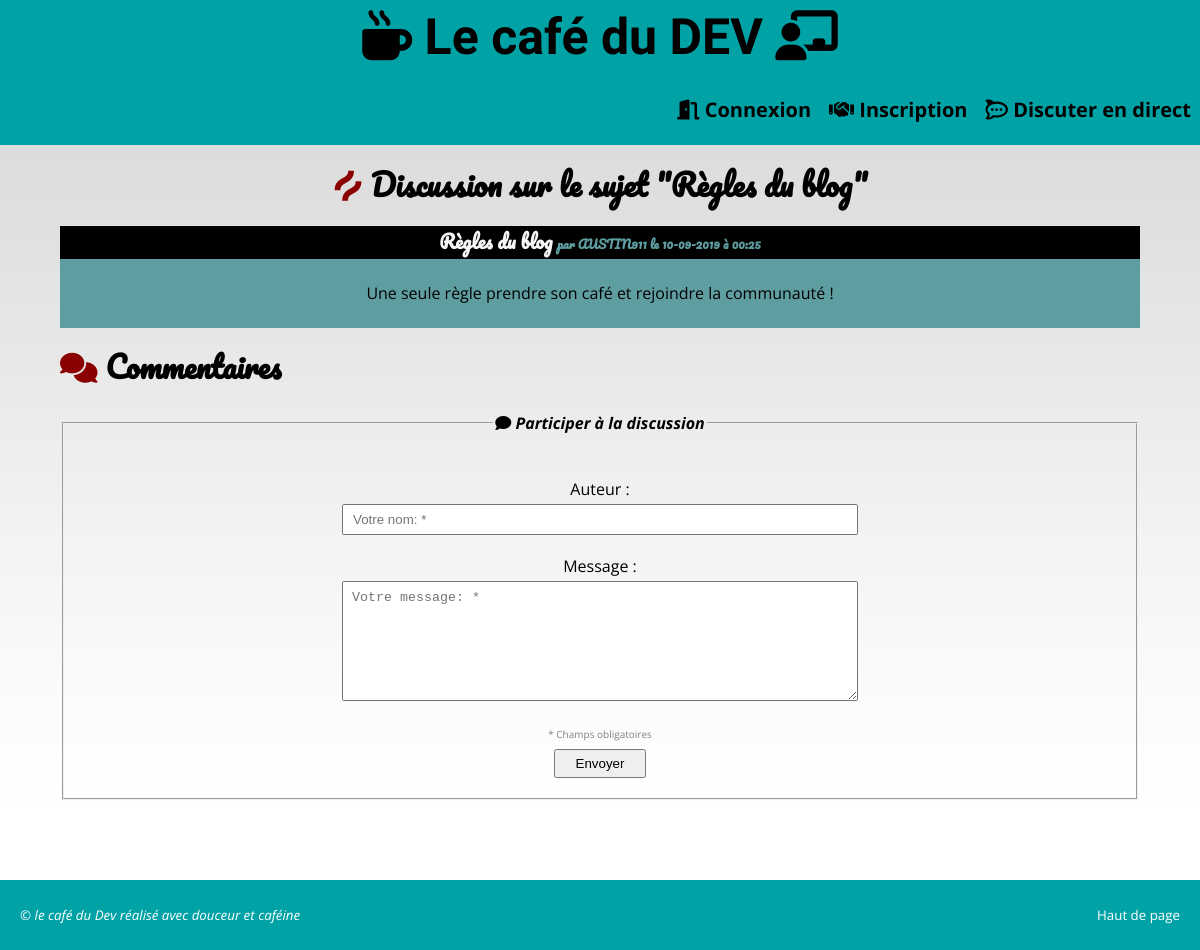
Screenshot of /index.php?action=comments&id=29 with the database file from the repository.
### tables this page shows
CREATE TABLE `posts` (
  `id` int(11) NOT NULL,
  `user_id` int(11) NOT NULL,
  `title` varchar(255) NOT NULL,
  `post` text NOT NULL,
  `creation_date` datetime NOT NULL
);

CREATE TABLE `users` (
  `id` int(11) NOT NULL,
  `firstname` varchar(200) NOT NULL,
  `lastname` varchar(200) NOT NULL,
  `email` varchar(200) NOT NULL,
  `role` varchar(5) NOT NULL,
  `pseudo` varchar(200) NOT NULL,
  `password` varchar(100) NOT NULL,
  `subscription_date` datetime NOT NULL
);

### application/controllers/CommentController.php (called while the page is built, shortened)
<?php
class CommentController {
    public function renderCommentView(int $post_id) {
        $postModel = new PostModel();
        $post = $postModel->getOnepost($post_id);
        require 'public/views/front/commentView.phtml';
    }
}

### application/classes/config/Directory.php (called while the page is built, shortened)
<?php
class Directory {
    public static function requireFileWithoutNamespace(string $class) :void {
        if (substr($class, -10) === 'Controller') {
            $class = str_replace(SELF::CONTROLLER_NAMESPACE, "", $class);
            require_once SELF::CONTROLLER_DIRECTORY . $class . '.php';
        }
        else if (substr($class, -5) === 'Model') {
            $class = str_replace(SELF::MODEL_NAMESPACE, "", $class);
        }
        else if (substr($class, -9) === 'Exception')
        {
            $class = str_replace(SELF::EXCEPTION_NAMESPACE, "", $class);
            require_once SELF::EXCEPTION_DIRECTORY . $class . '.php';
        }
        else if (substr($class, -6) === 'Entity')
        {
            $class = str_replace(SELF::ENTITY_NAMESPACE, "", $class);
        }
        else {
            $class = str_replace(SELF::CONFIG_NAMESPACE, "", $class);
        }
    }
}

### application/models/PostModel.php (called while the page is built, shortened)
<?php
class PostModel extends Database {
    public function getOnePost(int $postId) :array {
        $sql = "SELECT post.id, post.user_id, post.title, post.post, post.creation_date, user.pseudo FROM posts post, users user WHERE post.id = :id AND user.id = post.user_id" ;
        $arrayParams = [
            "id" => $postId
        ];
        return $this->queryAllFetchClass($sql, SELF::ENTITY_CLASSNAME, $arrayParams);
    }
}

### application/classes/config/Database.php (called while the page is built, shortened)
<?php
class Database {
    protected $pdo;
    public function setPdo(\PDO $db_init)
    {
        $this->pdo = $db_init;
    }
    public function protectWithHtmlSpecialCharsAndTrim(array $arrayParams = []) {
        if ( !empty($arrayParams) )
        {
            foreach( $arrayParams as $keys => $param )
            {
                $arrayParams[$keys] = htmlspecialchars(trim($param));
            }
            return $arrayParams;
        }
    }
    public function prepareExecute(string $sqlQuery, array $arrayParams = [])
    {
        $query = $this->pdo->prepare($sqlQuery);
        $protectedArrayParams = $this->protectWithHtmlSpecialCharsAndTrim($arrayParams);
        $query->execute($protectedArrayParams);
        return $query;
    }
    public function queryAllFetchClass( string $sqlQuery, $class, array $arrayParams = [] ) :array
    {
        $query = $this->prepareExecute($sqlQuery, $arrayParams);
        $entity_namespace = "Ariwf3\\Blog_oop\\Application\\Classes\\Entity";
        return $query->fetchAll(\PDO::FETCH_CLASS, $entity_namespace . '\\' . $class);
    }
}

### application/classes/entity/PostsEntity.php (called while the page is built, shortened)
<?php
class PostsEntity {
    public $id;
    public $creation_date;
    public function __construct() {
        $this->id = (int) $this->id;
        $this->creation_date = new \DateTime($this->creation_date);
    }
}

### public/views/front/CommentView.phtml (the view, shortened to what this page needs)
<h2><i class="fab fa-hotjar"></i> Discussion sur le sujet "<?= $post[0]->title ?>" </h2>
<article class="postwithcomments">
    <h3><?= $post[0]->title ?> <span class='author_infos'>par <span class='touppercase'><?= $post[0]->pseudo ?></span> le <?= $post[0]->creation_date->format('d-m-Y à H:i') ?></span></h3>
    <p> <?= $post[0]->post ?> </p>
</article>
<div class="comment">
    <h2><i class="fas fa-comments"></i> Commentaires</h2>
    <form action="index.php?action=addComment&id=<?=$post[0]->id?>" method="POST" id="formComments">
        <fieldset>
            <legend><i class="fas fa-comment"></i> Participer à la discussion</legend>
            <p>
                <label for="author">Auteur :</label>
                <input id="author" name="author" type="text" placeholder="Votre nom: * " value="<?php $value = isset($_COOKIE['author']) ? $_COOKIE['author'] : ''; echo htmlspecialchars($value)  ?>" />
            </p>
            <p>
                <label for="message">Message :</label>
            <?php
                if (isset($_SESSION['comments']['errors']) ) : ?>
                <textarea id="message" name="message" type="text" placeholder="Votre message: *" ><?php $value = isset($_SESSION['comments']['message']) ? $_SESSION['comments']['message'] : ''; echo $value ?></textarea>
                <?php else : ?>
                <textarea id="message" name="message" type="text" placeholder="Votre message: *"></textarea>
            <?php endif ?>
            </p>
            <span class='required_field'>* Champs obligatoires</span>
            <input type="submit" value="Envoyer" id="send_comment">
        </fieldset>
    </form>
</div>
<?php require 'public/views/template.phtml'; ?>

### public/assets/css/style.css (style rules this page uses)
html { font-size: 62.5% }
* { box-sizing: border-box; }
body { font-family: 'Open Sans', sans-serif; margin: 0; padding: 0; font-size: 1.6rem; line-height: 3rem; background-image: url('../img/fond.png'); background-repeat: repeat-x; }
h2 { font-size: 3rem; }
h2,h3,h4 { font-family: 'Pacifico', cursive; }
span.touppercase { text-transform: uppercase; }
.fa-hotjar, .fa-comments, h2 .fa-user, h2 .fa-user-cogs { color : darkred; }
legend { font-weight: bold; font-style: italic; }
input,textarea { display: block; margin: auto; }
input[type="text"], input[type="password"], input[type="email"] { padding: 6px 9px; width: 100%; max-width: 50%; }
input[type="submit"] { padding: 0.5rem 2rem; }
span.required_field { font-size: 1rem; color: gray; }
article { background: cadetblue; }
article>h3 { background: black; color: whitesmoke; }
article>h3>span.author_infos { font-size: 1.2rem; color: cadetblue; }
article p { max-width: 60%; margin: 0 auto; }
article.postwithcomments p { padding-bottom: 2rem; }
div.comment { text-align: center; }
textarea { padding: 6px 9px; width: 100%; max-width: 50%; height: 16rem; min-height: 16rem; line-height: 2rem; }
textarea#message { height: 12rem; min-height: 10rem; }
@media screen and (min-width: 768px) { body { position: relative; } }
@media screen and (min-width: 768px) { div.comment { text-align: left; } }
@media screen and (min-width: 768px) { fieldset { padding : 2rem; } }
@media screen and (min-width: 768px) { .comment fieldset { text-align: center; } }

### rows the page displays
posts: title "Règles du blog", user.pseudo "AUSTIN911", creation_date "10-09-2019 à 00:25", post "Une seule règle prendre son café et rejoindre la communauté !"
